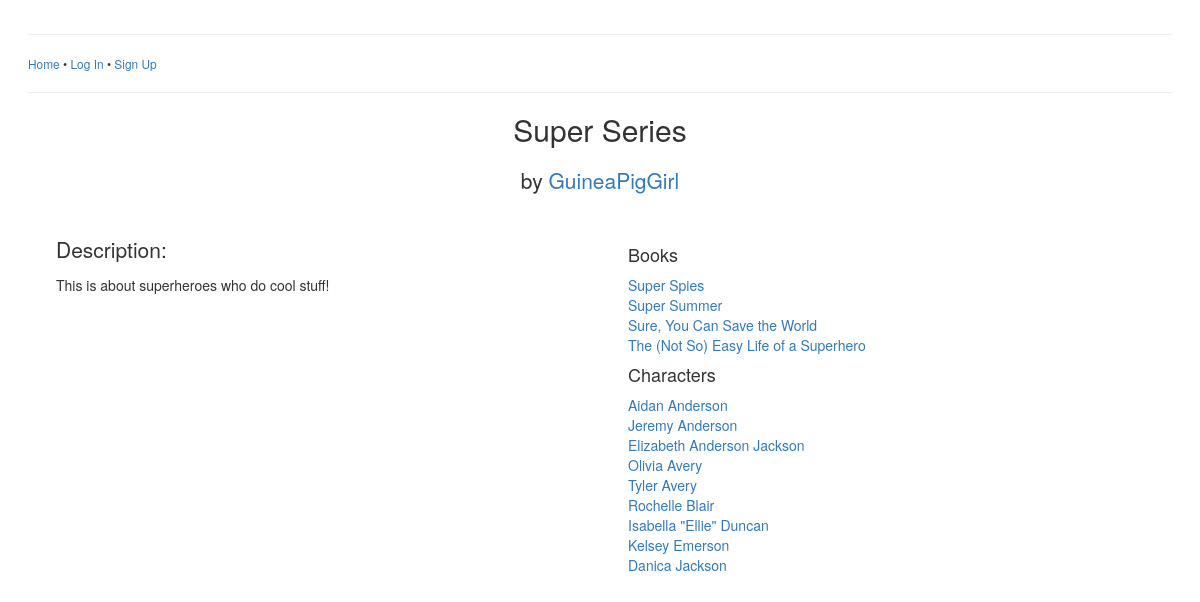
Page /viewseries.php?series_id=6 on the committed database.
### tables this page shows
CREATE TABLE `series_info` (
  `series_id` int(11) NOT NULL AUTO_INCREMENT,
  `title` varchar(100) DEFAULT NULL,
  `description` mediumtext,
  `user_id` int(11) DEFAULT NULL,
  PRIMARY KEY (`series_id`)
);

CREATE TABLE `user_info` (
  `user_id` int(11) NOT NULL AUTO_INCREMENT,
  `username` varchar(20) DEFAULT NULL,
  `password` varchar(40) DEFAULT NULL,
  `bio` mediumtext,
  `picture` varchar(30) DEFAULT NULL,
  `gender` varchar(1) DEFAULT NULL,
  PRIMARY KEY (`user_id`)
);

CREATE TABLE `book_info` (
  `book_id` int(11) NOT NULL AUTO_INCREMENT,
  `title` varchar(100) DEFAULT NULL,
  `description` mediumtext,
  `genre` varchar(4) DEFAULT NULL,
  `user_id` int(11) DEFAULT NULL,
  `series_id` int(11) DEFAULT NULL,
  PRIMARY KEY (`book_id`)
);

CREATE TABLE `character_info` (
  `character_id` int(11) NOT NULL AUTO_INCREMENT,
  `first_name` varchar(30) DEFAULT NULL,
  `middle_name` varchar(30) DEFAULT NULL,
  `last_name` varchar(50) DEFAULT NULL,
  `gender` varchar(1) DEFAULT NULL,
  `age` int(11) DEFAULT NULL,
  `motivation` mediumtext,
  `eye_color` varchar(20) DEFAULT NULL,
  `hair_color` varchar(20) DEFAULT NULL,
  `height` varchar(10) DEFAULT NULL,
  `other_appearance` mediumtext,
  `face_model` varchar(30) DEFAULT NULL,
  `user_id` int(11) DEFAULT NULL,
  `nick_name` varchar(30) DEFAULT NULL,
  `alias` varchar(30) DEFAULT NULL,
  `occupation` varchar(50) DEFAULT NULL,
  PRIMARY KEY (`character_id`)
);

### Series.php (the view, shortened to what this page needs)
<?php
    class Series {
        private $series_id;
        public function setSeries_id($series_id) {
            $this->series_id = $series_id;
        }
        public function displaySeries($row) {
            $display_string .= '<h2 class="text-center">' . $row['title'] . '</h2>';
            $display_string .= '<h2 class="text-center lead">by <a href="viewuser.php?user_id=' . $row['user_id'] . '">' . $row['username'] . '</a></h2>';
            $display_string .= '<br />';
            if (!empty($row['description'])) {
                $display_string .= "<section class='halfDescription'>";
                $display_string .= '<p><span class="lead">Description: </span>' . $row['description'] . '</p>';
                $display_string .= '</section>';
            }
            return $display_string;
        }
        public function displayBooks() {
            $display_string = "";
            $dbc = mysqli_connect(DB_HOST, DB_USER, DB_PASSWORD, DB_NAME);
            $query = "SELECT book_id, title FROM book_info WHERE series_id = '$this->series_id' ORDER BY title";
            $data = mysqli_query($dbc, $query);
            $total = mysqli_num_rows($data);
            $display_string .= "<section class='halfDescription'>";
            $display_string .= "<h4>Books</h4>";
            if ($total == 0) {
                $display_string .= '<p>No books found</p>';
            }
            else {
                $display_string .= "<table>";
                while ($row = mysqli_fetch_array($data)) {
                    $display_string .= "<tr><td>";
                    $display_string .= "<a href='viewbook.php?book_id=" . $row['book_id'] . "'>" . $row['title'] . "</a>";
                    $display_string .= "</td></tr>";
                }
                $display_string .= "</table>";
            }
            return $display_string;
        }
        public function displayCharacters() {
            $display_string = "";
            $dbc = mysqli_connect(DB_HOST, DB_USER, DB_PASSWORD, DB_NAME);
            $query = "SELECT character_id, first_name, last_name, nick_name FROM character_info INNER JOIN book_character_linking_table USING (character_id) INNER JOIN book_info USING (book_id) INNER JOIN series_info USING (series_id) WHERE series_id = '$this->series_id' GROUP BY character_id ORDER BY last_name, first_name";
            $data = mysqli_query($dbc, $query);
            $total = mysqli_num_rows($data);
            $display_string .="<h4>Characters</h4>";
            if ($total == 0) {
                $display_string .= '<p>No characters found</p>';
            }
            else {
                $display_string .= "<table>";
                while ($row = mysqli_fetch_array($data)) {
                    $display_string .= "<tr><td>";
                    if ($row['nick_name'] == null) {
                        $display_string .= "<a href='viewcharacter.php?character_id=" . $row['character_id'] . "'>" . $row['first_name'] . " " . $row['last_name'] . "</a>";
                    }
                    else {
                        $display_string .= "<a href='viewcharacter.php?character_id=" . $row['character_id'] . "'>" . $row['first_name'] . ' "' . $row['nick_name'] . '" ' . $row['last_name'] . "</a>";
                    }
                $display_string .= "</td></tr>";
                }
            $display_string .= "</table>";
        }
            $display_string .= "</section>";
            return $display_string;
    }
}
?>

### projectFour.css (style rules this page uses)
header, footer, nav, section, article, aside { display: block; }
body { padding-top: 1em; padding-left: 2em; padding-right: 2em; }
section.halfDescription { width: 50%; float: left; padding-left: 2em; }

### rows in the picture
series_info: title "Super Series", user.username "GuineaPigGirl", description "This is about superheroes who do cool stuff!"
book_info: title "Super Spies"
book_info: title "Super Summer"
book_info: title "Sure, You Can Save the World"
book_info: title "The (Not So) Easy Life of a Superhero"
character_info: first_name "Aidan", last_name "Anderson"
character_info: first_name "Jeremy", last_name "Anderson"
character_info: first_name "Elizabeth", last_name "Anderson Jackson"
character_info: first_name "Olivia", last_name "Avery"
character_info: first_name "Tyler", last_name "Avery"
character_info: first_name "Rochelle", last_name "Blair"
character_info: first_name "Isabella", nick_name "Ellie", last_name "Duncan"
character_info: first_name "Kelsey", last_name "Emerson"
character_info: first_name "Danica", last_name "Jackson"
